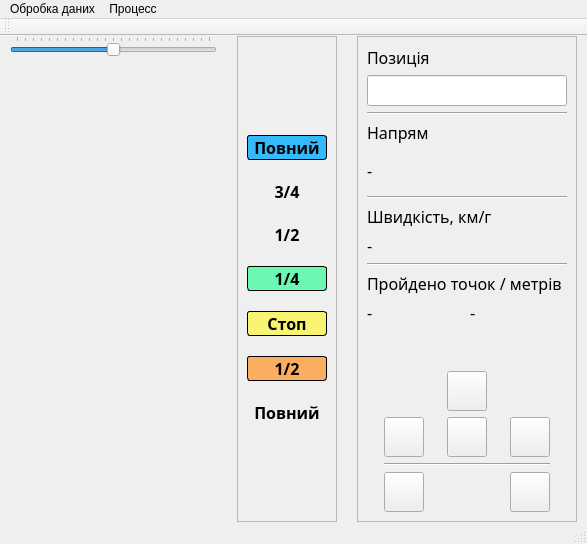
<?xml version="1.0" encoding="UTF-8"?>
<ui version="4.0">
 <class>Move</class>
 <widget class="QMainWindow" name="Move">
  <property name="geometry">
   <rect>
    <x>0</x>
    <y>0</y>
    <width>587</width>
    <height>544</height>
   </rect>
  </property>
  <property name="windowTitle">
   <string>Move</string>
  </property>
  <widget class="QWidget" name="centralwidget">
   <layout class="QGridLayout" name="gridLayout">
    <property name="leftMargin">
     <number>10</number>
    </property>
    <property name="topMargin">
     <number>0</number>
    </property>
    <property name="rightMargin">
     <number>10</number>
    </property>
    <property name="bottomMargin">
     <number>0</number>
    </property>
    <property name="spacing">
     <number>20</number>
    </property>
    <item row="0" column="1" rowspan="2">
     <widget class="QFrame" name="frame_2">
      <property name="sizePolicy">
       <sizepolicy hsizetype="Preferred" vsizetype="Preferred">
        <horstretch>0</horstretch>
        <verstretch>0</verstretch>
       </sizepolicy>
      </property>
      <property name="minimumSize">
       <size>
        <width>100</width>
        <height>0</height>
       </size>
      </property>
      <property name="frameShape">
       <enum>QFrame::StyledPanel</enum>
      </property>
      <property name="frameShadow">
       <enum>QFrame::Raised</enum>
      </property>
      <layout class="QGridLayout" name="gridLayout_4">
       <item row="0" column="0">
        <layout class="QVBoxLayout" name="verticalLayout">
         <property name="spacing">
          <number>20</number>
         </property>
         <item>
          <spacer name="verticalSpacer_5">
           <property name="font">
            <font>
             <family>Cascadia Code</family>
             <pointsize>12</pointsize>
            </font>
           </property>
           <property name="orientation">
            <enum>Qt::Vertical</enum>
           </property>
           <property name="sizeHint" stdset="0">
            <size>
             <width>20</width>
             <height>40</height>
            </size>
           </property>
          </spacer>
         </item>
         <item>
          <widget class="QLabel" name="labelSpeed4">
           <property name="font">
            <font>
             <family>Cascadia Code</family>
             <pointsize>12</pointsize>
             <bold>true</bold>
            </font>
           </property>
           <property name="styleSheet">
            <string notr="true">background-color: rgba(0, 170, 255, 200);
border: 1px solid black;
border-radius: 3px;
</string>
           </property>
           <property name="text">
            <string>Повний</string>
           </property>
           <property name="alignment">
            <set>Qt::AlignCenter</set>
           </property>
          </widget>
         </item>
         <item>
          <widget class="QLabel" name="labelSpeed3">
           <property name="font">
            <font>
             <family>Cascadia Code</family>
             <pointsize>12</pointsize>
             <bold>true</bold>
            </font>
           </property>
           <property name="text">
            <string>3/4</string>
           </property>
           <property name="alignment">
            <set>Qt::AlignCenter</set>
           </property>
          </widget>
         </item>
         <item>
          <widget class="QLabel" name="labelSpeed2">
           <property name="font">
            <font>
             <family>Cascadia Code</family>
             <pointsize>12</pointsize>
             <bold>true</bold>
            </font>
           </property>
           <property name="text">
            <string>1/2</string>
           </property>
           <property name="alignment">
            <set>Qt::AlignCenter</set>
           </property>
          </widget>
         </item>
         <item>
          <widget class="QLabel" name="labelSpeed1">
           <property name="font">
            <font>
             <family>Cascadia Code</family>
             <pointsize>12</pointsize>
             <bold>true</bold>
            </font>
           </property>
           <property name="styleSheet">
            <string notr="true">background-color: rgba(0, 255, 127, 140);
border: 1px solid black;
border-radius: 3px;
</string>
           </property>
           <property name="text">
            <string>1/4</string>
           </property>
           <property name="alignment">
            <set>Qt::AlignCenter</set>
           </property>
          </widget>
         </item>
         <item>
          <widget class="QLabel" name="labelSpeedNeutral">
           <property name="font">
            <font>
             <family>Cascadia Code</family>
             <pointsize>12</pointsize>
             <bold>true</bold>
            </font>
           </property>
           <property name="styleSheet">
            <string notr="true">background-color: rgba(255, 247, 24, 150);
border: 1px solid black;
border-radius: 3px;
</string>
           </property>
           <property name="text">
            <string>Стоп</string>
           </property>
           <property name="alignment">
            <set>Qt::AlignCenter</set>
           </property>
          </widget>
         </item>
         <item>
          <widget class="QLabel" name="labelSpeedRev1">
           <property name="font">
            <font>
             <family>Cascadia Code</family>
             <pointsize>12</pointsize>
             <bold>true</bold>
            </font>
           </property>
           <property name="styleSheet">
            <string notr="true">background-color: rgba(255, 141, 26, 170);
border: 1px solid black;
border-radius: 3px;
</string>
           </property>
           <property name="text">
            <string>1/2</string>
           </property>
           <property name="alignment">
            <set>Qt::AlignCenter</set>
           </property>
          </widget>
         </item>
         <item>
          <widget class="QLabel" name="labelSpeedRev2">
           <property name="font">
            <font>
             <family>Cascadia Code</family>
             <pointsize>12</pointsize>
             <bold>true</bold>
            </font>
           </property>
           <property name="text">
            <string>Повний</string>
           </property>
           <property name="alignment">
            <set>Qt::AlignCenter</set>
           </property>
          </widget>
         </item>
         <item>
          <spacer name="verticalSpacer_2">
           <property name="font">
            <font>
             <family>Cascadia Code</family>
             <pointsize>12</pointsize>
            </font>
           </property>
           <property name="orientation">
            <enum>Qt::Vertical</enum>
           </property>
           <property name="sizeHint" stdset="0">
            <size>
             <width>20</width>
             <height>40</height>
            </size>
           </property>
          </spacer>
         </item>
        </layout>
       </item>
      </layout>
     </widget>
    </item>
    <item row="0" column="2" rowspan="2">
     <widget class="QFrame" name="frame">
      <property name="sizePolicy">
       <sizepolicy hsizetype="Expanding" vsizetype="Preferred">
        <horstretch>0</horstretch>
        <verstretch>0</verstretch>
       </sizepolicy>
      </property>
      <property name="font">
       <font>
        <family>Cascadia Code</family>
        <pointsize>12</pointsize>
       </font>
      </property>
      <property name="frameShape">
       <enum>QFrame::StyledPanel</enum>
      </property>
      <property name="frameShadow">
       <enum>QFrame::Raised</enum>
      </property>
      <layout class="QGridLayout" name="gridLayout_2">
       <item row="0" column="0">
        <widget class="QLabel" name="label">
         <property name="font">
          <font>
           <family>Cascadia Code</family>
           <pointsize>12</pointsize>
          </font>
         </property>
         <property name="text">
          <string>Позиція</string>
         </property>
        </widget>
       </item>
       <item row="5" column="0">
        <widget class="Line" name="line">
         <property name="orientation">
          <enum>Qt::Horizontal</enum>
         </property>
        </widget>
       </item>
       <item row="3" column="0">
        <widget class="QLabel" name="label_3">
         <property name="font">
          <font>
           <family>Cascadia Code</family>
           <pointsize>12</pointsize>
          </font>
         </property>
         <property name="text">
          <string>Напрям</string>
         </property>
        </widget>
       </item>
       <item row="8" column="0">
        <widget class="Line" name="line_4">
         <property name="orientation">
          <enum>Qt::Horizontal</enum>
         </property>
        </widget>
       </item>
       <item row="2" column="0">
        <widget class="Line" name="line_2">
         <property name="orientation">
          <enum>Qt::Horizontal</enum>
         </property>
        </widget>
       </item>
       <item row="4" column="0">
        <layout class="QHBoxLayout" name="horizontalLayout">
         <item>
          <widget class="QLabel" name="labelMoveDir">
           <property name="text">
            <string>-</string>
           </property>
          </widget>
         </item>
         <item>
          <widget class="QLabel" name="labelMoveArrow">
           <property name="minimumSize">
            <size>
             <width>40</width>
             <height>40</height>
            </size>
           </property>
           <property name="maximumSize">
            <size>
             <width>40</width>
             <height>40</height>
            </size>
           </property>
           <property name="text">
            <string/>
           </property>
           <property name="pixmap">
            <pixmap resource="ico.qrc">:/ico/images/navigation-arrow.png</pixmap>
           </property>
           <property name="scaledContents">
            <bool>true</bool>
           </property>
          </widget>
         </item>
        </layout>
       </item>
       <item row="1" column="0">
        <widget class="QLineEdit" name="lineEditCoord">
         <property name="minimumSize">
          <size>
           <width>200</width>
           <height>0</height>
          </size>
         </property>
         <property name="font">
          <font>
           <family>Cascadia Code</family>
           <pointsize>12</pointsize>
          </font>
         </property>
         <property name="focusPolicy">
          <enum>Qt::ClickFocus</enum>
         </property>
         <property name="toolTip">
          <string>Поточнs координати</string>
         </property>
        </widget>
       </item>
       <item row="6" column="0">
        <widget class="QLabel" name="label_2">
         <property name="font">
          <font>
           <family>Cascadia Code</family>
           <pointsize>12</pointsize>
          </font>
         </property>
         <property name="text">
          <string>Швидкість, км/г</string>
         </property>
        </widget>
       </item>
       <item row="11" column="0">
        <spacer name="verticalSpacer_3">
         <property name="font">
          <font>
           <family>Cascadia Code</family>
           <pointsize>12</pointsize>
          </font>
         </property>
         <property name="orientation">
          <enum>Qt::Vertical</enum>
         </property>
         <property name="sizeHint" stdset="0">
          <size>
           <width>20</width>
           <height>40</height>
          </size>
         </property>
        </spacer>
       </item>
       <item row="9" column="0">
        <widget class="QLabel" name="label_4">
         <property name="text">
          <string>Пройдено точок / метрів</string>
         </property>
        </widget>
       </item>
       <item row="7" column="0">
        <widget class="QLabel" name="labelSpeedKPH">
         <property name="text">
          <string>-</string>
         </property>
        </widget>
       </item>
       <item row="12" column="0">
        <layout class="QGridLayout" name="gridLayout_3">
         <item row="2" column="2">
          <widget class="QPushButton" name="pushButtonMoveRight">
           <property name="minimumSize">
            <size>
             <width>40</width>
             <height>40</height>
            </size>
           </property>
           <property name="maximumSize">
            <size>
             <width>40</width>
             <height>40</height>
            </size>
           </property>
           <property name="focusPolicy">
            <enum>Qt::StrongFocus</enum>
           </property>
           <property name="text">
            <string/>
           </property>
           <property name="icon">
            <iconset resource="ico.qrc">
             <normaloff>:/ico/images/MoveRight.png</normaloff>:/ico/images/MoveRight.png</iconset>
           </property>
           <property name="iconSize">
            <size>
             <width>30</width>
             <height>30</height>
            </size>
           </property>
           <property name="shortcut">
            <string>D</string>
           </property>
          </widget>
         </item>
         <item row="2" column="0">
          <widget class="QPushButton" name="pushButtonMoveLeft">
           <property name="minimumSize">
            <size>
             <width>40</width>
             <height>40</height>
            </size>
           </property>
           <property name="maximumSize">
            <size>
             <width>40</width>
             <height>40</height>
            </size>
           </property>
           <property name="focusPolicy">
            <enum>Qt::StrongFocus</enum>
           </property>
           <property name="text">
            <string/>
           </property>
           <property name="icon">
            <iconset resource="ico.qrc">
             <normaloff>:/ico/images/MoveLeft.png</normaloff>:/ico/images/MoveLeft.png</iconset>
           </property>
           <property name="iconSize">
            <size>
             <width>30</width>
             <height>30</height>
            </size>
           </property>
           <property name="shortcut">
            <string>A</string>
           </property>
          </widget>
         </item>
         <item row="1" column="1">
          <widget class="QPushButton" name="pushButtonMoveForward">
           <property name="minimumSize">
            <size>
             <width>40</width>
             <height>40</height>
            </size>
           </property>
           <property name="maximumSize">
            <size>
             <width>40</width>
             <height>40</height>
            </size>
           </property>
           <property name="focusPolicy">
            <enum>Qt::StrongFocus</enum>
           </property>
           <property name="text">
            <string/>
           </property>
           <property name="icon">
            <iconset resource="ico.qrc">
             <normaloff>:/ico/images/MoveForward.png</normaloff>:/ico/images/MoveForward.png</iconset>
           </property>
           <property name="iconSize">
            <size>
             <width>30</width>
             <height>30</height>
            </size>
           </property>
           <property name="shortcut">
            <string>W</string>
           </property>
          </widget>
         </item>
         <item row="4" column="2">
          <widget class="QPushButton" name="pushButtonHandBrake">
           <property name="minimumSize">
            <size>
             <width>40</width>
             <height>40</height>
            </size>
           </property>
           <property name="maximumSize">
            <size>
             <width>40</width>
             <height>40</height>
            </size>
           </property>
           <property name="focusPolicy">
            <enum>Qt::StrongFocus</enum>
           </property>
           <property name="toolTip">
            <string>Ручне гальмо</string>
           </property>
           <property name="text">
            <string/>
           </property>
           <property name="icon">
            <iconset resource="ico.qrc">
             <normaloff>:/ico/images/brake.png</normaloff>:/ico/images/brake.png</iconset>
           </property>
           <property name="iconSize">
            <size>
             <width>35</width>
             <height>35</height>
            </size>
           </property>
           <property name="shortcut">
            <string notr="true">Alt+R</string>
           </property>
          </widget>
         </item>
         <item row="2" column="1">
          <widget class="QPushButton" name="pushButtonMoveBackward">
           <property name="minimumSize">
            <size>
             <width>40</width>
             <height>40</height>
            </size>
           </property>
           <property name="maximumSize">
            <size>
             <width>40</width>
             <height>40</height>
            </size>
           </property>
           <property name="focusPolicy">
            <enum>Qt::StrongFocus</enum>
           </property>
           <property name="text">
            <string/>
           </property>
           <property name="icon">
            <iconset resource="ico.qrc">
             <normaloff>:/ico/images/MoveBackward.png</normaloff>:/ico/images/MoveBackward.png</iconset>
           </property>
           <property name="iconSize">
            <size>
             <width>30</width>
             <height>30</height>
            </size>
           </property>
           <property name="shortcut">
            <string>S</string>
           </property>
          </widget>
         </item>
         <item row="4" column="0">
          <widget class="QPushButton" name="pushButtonResetDir">
           <property name="minimumSize">
            <size>
             <width>40</width>
             <height>40</height>
            </size>
           </property>
           <property name="maximumSize">
            <size>
             <width>40</width>
             <height>40</height>
            </size>
           </property>
           <property name="focusPolicy">
            <enum>Qt::StrongFocus</enum>
           </property>
           <property name="toolTip">
            <string>Вирівняти руль прямо</string>
           </property>
           <property name="text">
            <string/>
           </property>
           <property name="icon">
            <iconset resource="ico.qrc">
             <normaloff>:/ico/images/up-arrow.png</normaloff>:/ico/images/up-arrow.png</iconset>
           </property>
           <property name="iconSize">
            <size>
             <width>30</width>
             <height>30</height>
            </size>
           </property>
           <property name="shortcut">
            <string>Q</string>
           </property>
          </widget>
         </item>
         <item row="3" column="0" colspan="3">
          <widget class="Line" name="line_3">
           <property name="orientation">
            <enum>Qt::Horizontal</enum>
           </property>
          </widget>
         </item>
        </layout>
       </item>
       <item row="10" column="0">
        <layout class="QHBoxLayout" name="horizontalLayout_2">
         <item>
          <widget class="QLabel" name="labelPointsPassed">
           <property name="text">
            <string>-</string>
           </property>
          </widget>
         </item>
         <item>
          <widget class="QLabel" name="labelDistancePassed">
           <property name="text">
            <string>-</string>
           </property>
          </widget>
         </item>
        </layout>
       </item>
      </layout>
     </widget>
    </item>
    <item row="0" column="0">
     <widget class="QSlider" name="horizontalSliderDir">
      <property name="font">
       <font>
        <family>Cascadia Code</family>
        <pointsize>12</pointsize>
       </font>
      </property>
      <property name="minimum">
       <number>-60</number>
      </property>
      <property name="maximum">
       <number>60</number>
      </property>
      <property name="singleStep">
       <number>5</number>
      </property>
      <property name="pageStep">
       <number>5</number>
      </property>
      <property name="orientation">
       <enum>Qt::Horizontal</enum>
      </property>
      <property name="tickPosition">
       <enum>QSlider::TicksAbove</enum>
      </property>
      <property name="tickInterval">
       <number>5</number>
      </property>
     </widget>
    </item>
    <item row="1" column="0">
     <widget class="QLabel" name="labelCar">
      <property name="maximumSize">
       <size>
        <width>200</width>
        <height>450</height>
       </size>
      </property>
      <property name="font">
       <font>
        <family>Cascadia Code</family>
        <pointsize>12</pointsize>
       </font>
      </property>
      <property name="text">
       <string/>
      </property>
      <property name="pixmap">
       <pixmap resource="ico.qrc">:/ico/images/Layer 1.png</pixmap>
      </property>
      <property name="scaledContents">
       <bool>true</bool>
      </property>
     </widget>
    </item>
   </layout>
  </widget>
  <widget class="QMenuBar" name="menubar">
   <property name="geometry">
    <rect>
     <x>0</x>
     <y>0</y>
     <width>587</width>
     <height>21</height>
    </rect>
   </property>
   <widget class="QMenu" name="menu">
    <property name="title">
     <string>Обробка даних</string>
    </property>
    <addaction name="actionSavePath"/>
    <addaction name="actionWriteFirstCoord"/>
    <addaction name="separator"/>
   </widget>
   <widget class="QMenu" name="menu_2">
    <property name="title">
     <string>Процесс</string>
    </property>
    <addaction name="actionStartTimer"/>
    <addaction name="actionStopTimer"/>
   </widget>
   <addaction name="menu"/>
   <addaction name="menu_2"/>
  </widget>
  <widget class="QStatusBar" name="statusbar"/>
  <widget class="QToolBar" name="toolBar">
   <property name="windowTitle">
    <string>toolBar</string>
   </property>
   <attribute name="toolBarArea">
    <enum>TopToolBarArea</enum>
   </attribute>
   <attribute name="toolBarBreak">
    <bool>false</bool>
   </attribute>
  </widget>
  <action name="actionSavePath">
   <property name="text">
    <string>Зберегти шлях</string>
   </property>
  </action>
  <action name="actionWriteFirstCoord">
   <property name="text">
    <string>Записати початкову координату</string>
   </property>
  </action>
  <action name="actionStopTimer">
   <property name="text">
    <string>Зупинити таймер</string>
   </property>
  </action>
  <action name="actionStartTimer">
   <property name="text">
    <string>Запустити таймер</string>
   </property>
  </action>
 </widget>
 <resources>
  <include location="ico.qrc"/>
 </resources>
 <connections/>
</ui>
